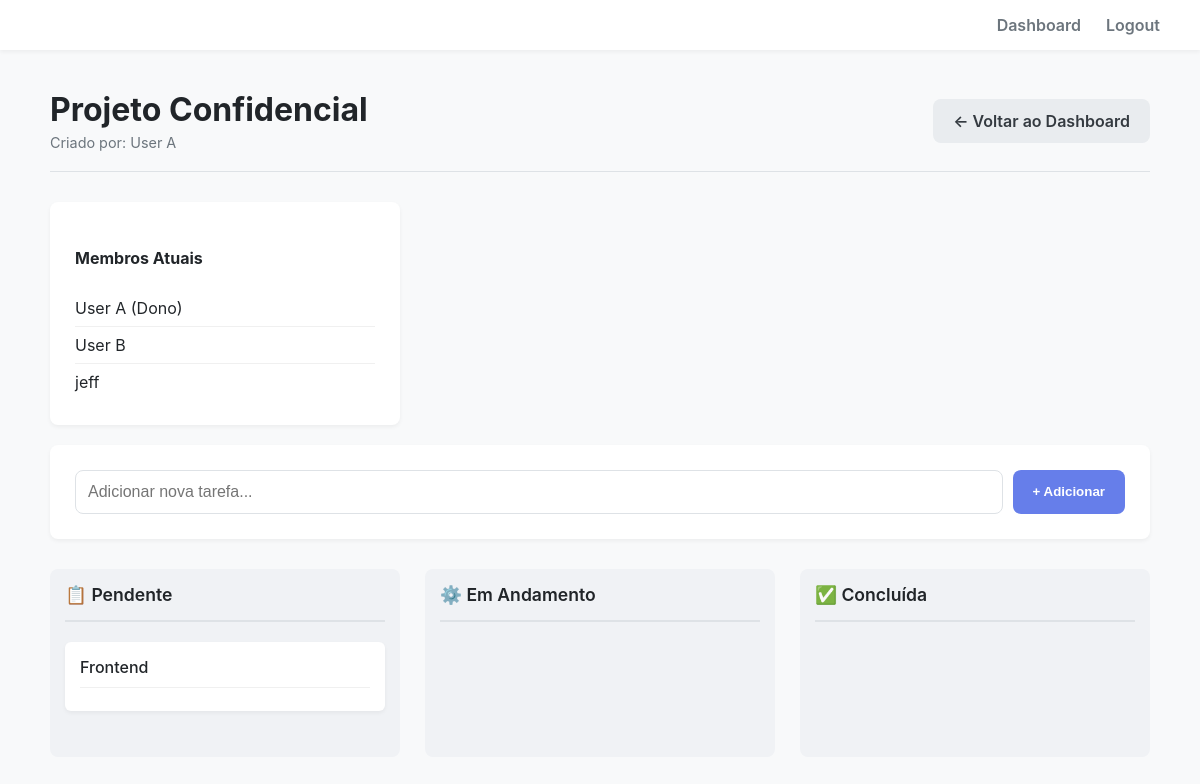
Screenshot of /board/1 (signed in) with the database file from the repository.
### project/models.py (models this page shows)
class Board(db.Model):
    id = db.Column(db.Integer, primary_key=True)
    name = db.Column(db.String(100), nullable=False)
    created_at = db.Column(db.DateTime, default=datetime.utcnow)
    user_id = db.Column(db.Integer, db.ForeignKey('user.id'), nullable=False)
    tasks = db.relationship('Task', backref='board', lazy=True, cascade="all, delete-orphan")

class User(UserMixin, db.Model):
    id = db.Column(db.Integer, primary_key=True)
    email = db.Column(db.String(100), unique=True, nullable=False)
    username = db.Column(db.String(100), unique=True, nullable=False)
    password = db.Column(db.String(200), nullable=False)
    owned_boards = db.relationship('Board', backref='owner', lazy=True, foreign_keys='Board.user_id')
    boards = db.relationship('Board', secondary=board_members, lazy='subquery', backref=db.backref('members', lazy=True))
    assigned_tasks = db.relationship('Task', backref='assignee', lazy=True, foreign_keys='Task.assignee_id')

class Task(db.Model):
    id = db.Column(db.Integer, primary_key=True)
    title = db.Column(db.String(100), nullable=False)
    description = db.Column(db.Text, nullable=True)
    status = db.Column(db.String(20), default='pending')
    created_at = db.Column(db.DateTime, default=datetime.utcnow)
    board_id = db.Column(db.Integer, db.ForeignKey('board.id'), nullable=False)
    assignee_id = db.Column(db.Integer, db.ForeignKey('user.id'), nullable=True)

### project/main.py (the view)
@main.route('/board/<int:board_id>')
@login_required
def view_board(board_id):
    board = Board.query.get_or_404(board_id)
    if current_user not in board.members:
        abort(403)
    tasks = {
        'pending': [task for task in board.tasks if task.status == 'pending'],
        'inprogress': [task for task in board.tasks if task.status == 'inprogress'],
        'completed': [task for task in board.tasks if task.status == 'completed']
    }
    return render_template('main/board.html', board=board, tasks=tasks)

### project/templates/main/board.html (shortened to what this page needs)
{% extends "base.html" %}
{% block body_attributes %}data-board-id="{{ board.id }}"{% endblock %}
{% block content %}
<div class="page-header">
    <div class="header-content">
        <h1 id="main-board-title">{{ board.name }}</h1>
        <p class="board-owner">Criado por: {{ board.owner.username }}</p>
    </div>
    <div class="header-actions">
        <a href="{{ url_for('main.dashboard') }}" class="btn">&larr; Voltar ao Dashboard</a>
    </div>
</div>
<div class="members-section">
    <div class="card members-list">
        <h4>Membros Atuais</h4>
        <ul>
            {% for member in board.members %}
                <li>{{ member.username }} {% if member.id == board.user_id %}(Dono){% endif %}</li>
            {% endfor %}
        </ul>
    </div>
</div>
<div class="card add-task-card">
    <form class="add-task-form" method="POST" action="{{ url_for('main.add_task', board_id=board.id) }}">
        <input type="text" name="task_title" placeholder="Adicionar nova tarefa..." required>
        <button type="submit" class="btn btn-primary">+ Adicionar</button>
    </form>
</div>
<div class="kanban-board-container">
    {% for status in ['pending', 'inprogress', 'completed'] %}
    <div class="kanban-column">
        <h2 class="column-title">
            {% if status == 'pending' %}📋 Pendente{% elif status == 'inprogress' %}⚙️ Em Andamento{% else %}✅ Concluída{% endif %}
        </h2>
        <div class="task-list" id="{{ status }}-list" data-status="{{ status }}">
            {% for task in tasks[status] %}
                <div class="task-card" data-task-id="{{ task.id }}">
                    <div class="task-card-title">{{ task.title }}</div>
                    <div class="task-card-assignee" id="assignee-for-task-{{ task.id }}">
                    </div>
                </div>
            {% endfor %}
        </div>
    </div>
    {% endfor %}
</div>
{% endblock %}

### project/static/style.css (style rules this page uses)
:root { --color-primary: #667eea; --color-primary-dark: #764ba2; --color-success: #28a745; --color-danger: #dc3545; --color-background: #f8f9fa; --color-surface: #ffffff; --color-text: #212529; --color-text-muted: #6c757d; --color-border: #dee2e6; --color-column-bg: #f0f2f5; --shadow-sm: 0 2px 4px rgba(0,0,0,0.05); --shadow-md: 0 4px 8px rgba(0,0,0,0.1); --border-radius: 8px; }
body { font-family: -apple-system, BlinkMacSystemFont, 'Segoe UI', Roboto, Oxygen, Ubuntu, Cantarell, 'Open Sans', 'Helvetica Neue', sans-serif; background-color: var(--color-background); color: var(--color-text); margin: 0; }
.page-header { display: flex; justify-content: space-between; align-items: center; padding-bottom: 20px; border-bottom: 1px solid var(--color-border); margin-bottom: 30px; }
.page-header h1 { margin: 0; }
.page-header p { margin: 5px 0 0; color: var(--color-text-muted); }
.btn { padding: 12px 20px; border: none; border-radius: var(--border-radius); font-weight: 600; cursor: pointer; text-decoration: none; display: inline-block; background-color: #e9ecef; color: #343a40; transition: all 0.2s; }
.btn-primary { background-color: var(--color-primary); color: white; }
.card { background-color: var(--color-surface); padding: 25px; border-radius: var(--border-radius); box-shadow: var(--shadow-sm); margin-bottom: 20px; }
.board-owner { color: #555; font-size: 0.9em; margin-left: 15px; }
.add-task-form { display: flex; gap: 10px; }
.add-task-form input { flex-grow: 1; padding: 12px; font-size: 1em; border-radius: var(--border-radius); border: 1px solid var(--color-border); }
.kanban-board-container { display: grid; grid-template-columns: repeat(3, 1fr); gap: 25px; margin-top: 30px; }
.kanban-column { background-color: var(--color-column-bg); padding: 15px; border-radius: var(--border-radius); }
.column-title { font-size: 1.1em; font-weight: 600; margin: 0 0 20px 0; padding-bottom: 15px; border-bottom: 2px solid var(--color-border); display: flex; align-items: center; gap: 8px; }
.task-list { min-height: 100px; }
.task-card { background-color: var(--color-surface); padding: 15px; border-radius: 6px; box-shadow: var(--shadow-sm); margin-bottom: 10px; cursor: pointer; transition: box-shadow 0.2s; }
.members-section { display: grid; grid-template-columns: repeat(auto-fill, minmax(300px, 1fr)); gap: 25px; }
.members-list ul { list-style-type: none; padding: 0; margin: 0; }
.members-list li { padding: 8px 0; border-bottom: 1px solid #f0f0f0; }
.members-list li:last-child { border-bottom: none; }
.task-card-title { font-weight: 500; }
.task-card-assignee { font-size: 0.8em; color: var(--color-text-muted); margin-top: 10px; padding-top: 8px; border-top: 1px solid #f0f0f0; }

### rows the page displays
Board: name "Projeto Confidencial"
User: owner.username "User A", username "User A", shows "(Dono)"
User: username "User B"
User: username "jeff"
Task: title "Frontend"
